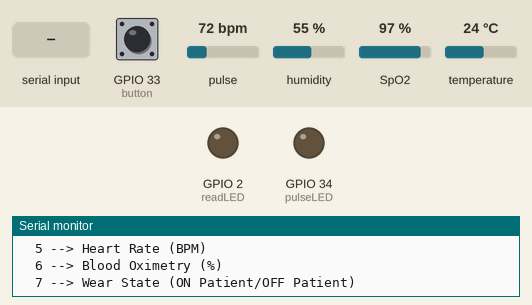
This sketch was run on a simulated ESP32. Parts: output pins drawn as LEDs (lit = HIGH), the last lines printed to the serial monitor. The inputs (shaded band) are chosen by the test bench; at power-on: GPIO 33 (button) HIGH, pulse 72 bpm, humidity 55 %, SpO2 97 %, temperature 24 °C.

Above: at 3.0 s.
3.1 s: "90,45,200\n" received over Serial
At 4.51 s:
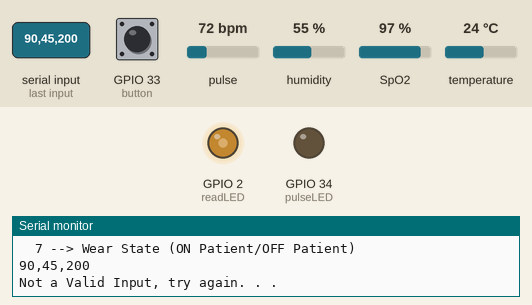
Timing chart, 0 to 12.1 s (numbered marks = the images above; inputs shaded):
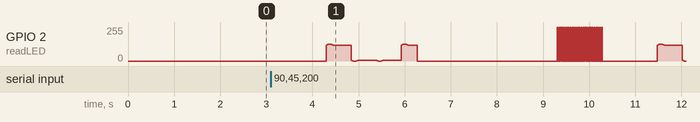

The sketch:

LoRaware_SensorTest_Debugging.ino
```cpp
// LoRaware Debugging and Testing: Sensor Measurements

#include <lorawan.h>
#include <SPI.h>
#include <Wire.h>
#include "MAX30105.h"
#include <Adafruit_Sensor.h>
#include <Adafruit_BME280.h>
#include "heartRate.h"
#include "spo2_algorithm.h"
#include <analogWrite.h>
Adafruit_BME280 bme;
MAX30105 particleSensor;
uint32_t irBuffer[100]; //infrared LED sensor data
uint32_t redBuffer[100];  //red LED sensor data
int32_t bufferLength; //data length
int32_t spo2; //SPO2 value
int8_t validSPO2; //indicator to show if the SPO2 calculation is valid
int32_t heartRate; //heart rate value
int8_t validHeartRate; //indicator to show if the heart rate calculation is valid
byte pulseLED = 34; //Must be on PWM pin
byte readLED = 2; //Blinks with each data read
byte battPin = 0; //Battery Voltage Pin
byte button = 33; //Push Button Pin
//ABP Credentials - FOR Device: LoRaware_1
const char *devAddr = "00000000";
const char *nwkSKey = "00000000000000000000000000000000";
const char *appSKey = "00000000000000000000000000000000";
#define MAX_BRIGHTNESS 255
#define SS 18
#define MISO 19
#define MOSI 27
#define SCK 5
unsigned long previousMillis = 0;  // will store last time message sent
int countHR = 0; // MAX30102 HR Error Counter
int countO2 = 0; // MAX30102 HR Error Counter
int wearState = 0; // Default Wear State Enabled
int dbgState = 0; // TESTING Default Debugging Disabled
char myStr[50];
char myStrCB[26];
char myStrVB[26];
char myStrT[26];
char myStrH[26];
char myStrHR[26];
char myStrO2[26];
char payload[255];
char emergencyPayload[64];
char outStr[255];
byte recvStatus = 0;
boolean buttonActive = false;
boolean longPressActive = false;
long buttonTimer = 0;
long longPressTime = 3000; // ms
int inputVarInt;
const sRFM_pins RFM_pins = {
  .CS = 18,
  .RST = 14,
  .DIO0 = 26,
  .DIO1 = 25,
  .DIO2 = 32,
  .DIO5 = 35,
};

void LEDbreathe() {
  for (int i = 0; i < 360; i++) {
    analogWrite(readLED, (sin(i * 0.0174533) + 1) * (127/2));
    delay(3);
  }
  for (int i = 360; i > 0; i--) {
    analogWrite(readLED, (sin(i * 0.0174533) + 1) * (127/2));
    delay(3);
  }
  analogWrite(readLED,0);
}

void LoRawareDebugMode() {
  LEDbreathe();
  analogWrite(readLED,0);
  dbgState = 1;
  bufferLength = 75; //buffer length of 100 stores 4 seconds of samples running at 25sps
  //read the first 100 samples, and determine the signal range
  for (byte i = 0 ; i < bufferLength ; i++)
  {
    while (particleSensor.available() == false)
      particleSensor.check(); //Check the sensor for new data
    redBuffer[i] = particleSensor.getRed();
    irBuffer[i] = particleSensor.getIR();
    particleSensor.nextSample();
  }
  //calculate heart rate and SpO2 after first 100 samples (first 4 seconds of samples)
  maxim_heart_rate_and_oxygen_saturation(irBuffer, bufferLength, redBuffer, &spo2, &validSPO2, &heartRate, &validHeartRate);
    for (byte i = 25; i < 100; i++)
    {
      redBuffer[i - 25] = redBuffer[i];
      irBuffer[i - 25] = irBuffer[i];
    }
    for (byte i = 75; i < 100; i++)
    {
      while (particleSensor.available() == false)
        particleSensor.check(); //Check the sensor for new data

      digitalWrite(readLED, !digitalRead(readLED)); //Blink onboard LED with every data read

      redBuffer[i] = particleSensor.getRed();
      irBuffer[i] = particleSensor.getIR();
      digitalWrite(readLED, LOW);
      particleSensor.nextSample();
    }
    maxim_heart_rate_and_oxygen_saturation(irBuffer, bufferLength, redBuffer, &spo2, &validSPO2, &heartRate, &validHeartRate);
  float measuredvbat = analogRead(battPin);
  float battV;
  battV = (((measuredvbat)*(2.1) / (4096)))*2;
  dtostrf(battV,6, 3, myStrVB);
  dtostrf((bme.readTemperature()*(1.8) + 32),6, 3, myStrT);
  dtostrf(bme.readHumidity(),6, 3, myStrH);
  dtostrf(heartRate,6, 2, myStrHR);
  dtostrf(spo2,6, 2, myStrO2);

  // WearState Detection (wearState = 0 Indicates device currently being worn)
      if (validHeartRate == 0){
        countHR = countHR+1;
        }
      else {
        countHR = 0;
      }
      //if (myStrO2 == "-999.00"){
      if (validSPO2 == 0){
        countO2 = countO2+1;
        }
      else {
        countO2 = 0;
      }
  if ((countHR > 1) && (countO2 > 2)){
    wearState = 1;
    //Serial.println("Patient Not Detected");
    } // Indicates Device is NOT currently being worn
  else {
    wearState = 0;
    }
  String str;
  str = (String(myStrVB) +","+ String(myStrT) +","+ String(myStrH) +","+ String(myStrHR) +","+ String(myStrO2)+","+ String(wearState));
  particleSensor.shutDown();
      if (inputVarInt == 1) {
        Serial.println(String(myStrVB) +"\t"+ String(myStrT) +"\t"+ String(myStrH) +"\t"+ String(myStrHR) +"\t"+ String(myStrO2)+"\t"+ String(wearState));
      }
      else if (inputVarInt ==2) {
        Serial.println(myStrVB);
      }
      else if (inputVarInt == 3) {
        Serial.println(myStrT);
      }
      else if (inputVarInt == 4) {
        Serial.println(myStrH);
      }
      else if (inputVarInt == 5) {
        if (myStrHR != "-999.00") {
          Serial.println(myStrHR); }
        else {
        }
      }
      else if (inputVarInt == 6) {
        if (myStrHR != "-999.00") {
          Serial.println(myStrO2); }
        else {
        }
      }
      if (inputVarInt == 7) {
        if (wearState == 0) {
          Serial.print("countHR: ");
          Serial.print(countHR);
          Serial.print("\t");
          Serial.print("countO2: ");
          Serial.print(countO2);
          Serial.print("\t");
          Serial.println("Device ON Patient"); }
        else {
          Serial.print("countHR: ");
          Serial.print(countHR);
          Serial.print("\t");
          Serial.print("countO2: ");
          Serial.print(countO2);
          Serial.print("\t");
          Serial.println("Device OFF Patient"); }
      }
  delay(1000);
  particleSensor.wakeUp();
} // End of Void LoRawareDebugMode()


void modeChange() {
  if (digitalRead(button) == LOW) {
    if (buttonActive == false) {
      buttonActive = true;
      buttonTimer = millis();
    }
    if ((millis() - buttonTimer > longPressTime) && (longPressActive == false)) {
      longPressActive = true;
    }
  }
  else {
    if (buttonActive == true) {
      if (longPressActive == true) {
        longPressActive = false;
        dbgState = !dbgState;
      }
      else {
        String emergencyStr;
        emergencyStr = (String(0) +","+ String(0) +","+ String(0) +","+ String(0) +","+ String(0)+","+ String(0));
        Serial.println(emergencyStr);
        unsigned int str_len = 14;
        emergencyStr.toCharArray(emergencyPayload,str_len);
        Serial.println(emergencyPayload);
        // Flash Green Square LED
        digitalWrite(pulseLED,HIGH);
        delay(500);
        digitalWrite(pulseLED,LOW);
      }
      buttonActive = false;
      }
  }
} // End of void ModeChange

void setup()
{
  Serial.begin(115200);
  pinMode(pulseLED, OUTPUT);
  pinMode(readLED, OUTPUT);
  pinMode(battPin, INPUT);
  pinMode(button, INPUT_PULLUP);
  attachInterrupt(digitalPinToInterrupt(button), modeChange, LOW); // Define Button Pin GPIO as Interrupt Pin
  delay(2000);
  SPI.begin(SCK,MISO,MOSI,SS);
  if (!particleSensor.begin(Wire, I2C_SPEED_FAST)) //Use default I2C port, 400kHz speed
  {
    Serial.println("MAX30105 was not found. Please check wiring/power. ");
    while (1); // Repeats this if Error Detected
  }
  if (!bme.begin(0x76)) {
    Serial.println("Could not find a valid BME280 sensor, check wiring!");
    while (1); // Repeats this if Error Detected
  }

  Serial.println("Select one of the following Data Measurements");
  Serial.println("\t1 --> ALL DATA (BV,T,H,HR,O2,WS)\n\t2 --> Battery Voltage (V)");
  Serial.println("\t3 --> Temperature (F)\n\t4 --> Humidity (%RH)");
  Serial.println("\t5 --> Heart Rate (BPM)\n\t6 --> Blood Oximetry (%)");
  Serial.println("\t7 --> Wear State (ON Patient/OFF Patient)\n");
  delay(200);
  String inputVar;
  while(!Serial.available()){}
  inputVar = (Serial.readString());
  Serial.println();
  Serial.println(inputVar);
  inputVarInt = inputVar.toInt();

  if ((inputVar.toInt() != (1)) && (inputVar.toInt() != (2)) && (inputVar.toInt() != (3)) && (inputVar.toInt() != (4)) && (inputVar.toInt() != (5)) && (inputVar.toInt() != (6)) && (inputVar.toInt() != (7))) {
        Serial.println("Not a Valid Input, try again. . . ");
        return;
      }
  byte ledBrightness = 60; //Options: 0=Off to 255=50mA
  byte sampleAverage = 4; //Options: 1, 2, 4, 8, 16, 32
  byte ledMode = 2; //Options: 1 = Red only, 2 = Red + IR, 3 = Red + IR + Green
  byte sampleRate = 1000; //Options: 50, 100, 200, 400, 800, 1000, 1600, 3200 (Example uses 100)
  int pulseWidth = 411; //Options: 69, 118, 215, 411
  int adcRange = 8192; //Options: 2048, 4096, 8192, 16384 (Example uses 4096)
  particleSensor.setup(ledBrightness, sampleAverage, ledMode, sampleRate, pulseWidth, adcRange); //Configure sensor with these settings
} // End of void setup()


void loop() {

  LoRawareDebugMode();
}
```
